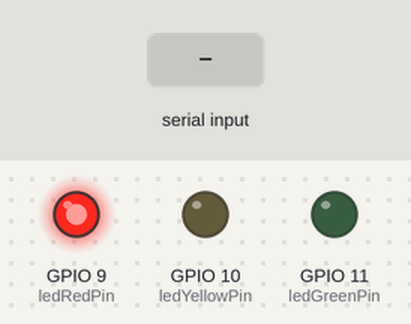
Bench run of a sketch on a simulated ESP32-S3. Shown: output pins drawn as LEDs (lit = HIGH). The inputs (shaded band) are chosen by the test bench. Nothing arrives over Bluetooth unless stated; what the sketch prints to the serial monitor is not drawn.

Above: at 1.2 s.
1.3 s: "A" received over the second serial link
At 2.1 s:
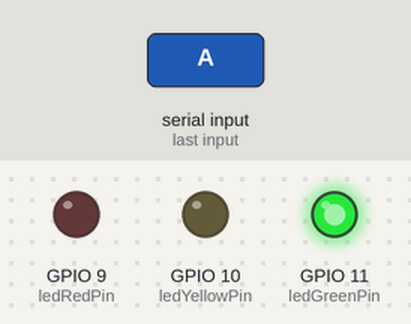
3.8 s: "1" received over the second serial link
5.3 s: "2" received over Serial
At 6.1 s:
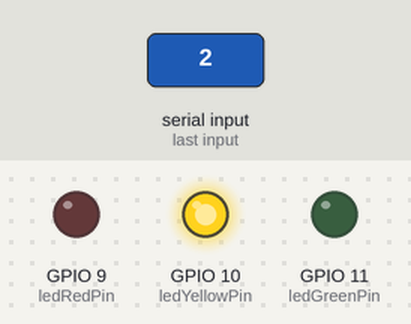
7.8 s: "3" received over Serial
At 8.6 s:
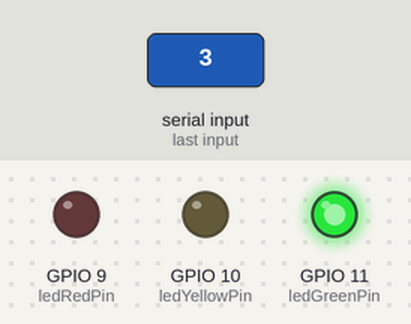
10.3 s: "2" received over Serial
At 12.0 s:
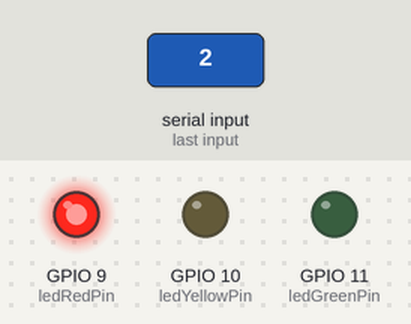
Timing chart, 0 to 12.8 s (numbered marks = the images above; inputs shaded):
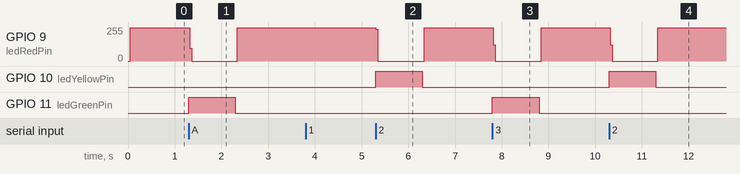

Measured:
- after the input at 1.3 s, GPIO 9 (ledRedPin): 251/255 → 0/255 at once, → 251/255 1.0 s later; GPIO 11 (ledGreenPin): LOW → HIGH at once, → LOW 1.0 s later
- after the input at 5.3 s, GPIO 9 (ledRedPin): 251/255 → 0/255 at once, → 251/255 1.0 s later; GPIO 10 (ledYellowPin): LOW → HIGH at once, → LOW 1.0 s later
- after the input at 7.8 s, GPIO 9 (ledRedPin): 251/255 → 0/255 at once, → 251/255 1.0 s later; GPIO 11 (ledGreenPin): LOW → HIGH at once, → LOW 1.0 s later
- after the input at 10.3 s, GPIO 9 (ledRedPin): 251/255 → 0/255 at once, → 251/255 1.0 s later; GPIO 10 (ledYellowPin): LOW → HIGH at once, → LOW 1.0 s later

The sketch:

ESP32_LED_output.ino
```cpp
#include "BluetoothSerial.h"

String device_name = "ESP32-BT-Slave";

// Check if Bluetooth is available
#if !defined(CONFIG_BT_ENABLED) || !defined(CONFIG_BLUEDROID_ENABLED)
#error Bluetooth is not enabled! Please run `make menuconfig` to and enable it
#endif

// Check Serial Port Profile
#if !defined(CONFIG_BT_SPP_ENABLED)
#error Serial Port Profile for Bluetooth is not available or not enabled. It is only available for the ESP32 chip.
#endif

BluetoothSerial BTSerial;

// LED 핀 설정
const int ledRedPin = 9;
const int ledYellowPin = 10;
const int ledGreenPin = 11;
char receivedChar;

void setup() {
  // 시리얼 통신 시작
  Serial.begin(115200);
  BTSerial.begin(device_name);  //Bluetooth device name
  //BTSerial.deleteAllBondedDevices(); // Uncomment this to delete paired devices; Must be called after begin
  Serial.printf("The device with name \"%s\" is started.\nNow you can pair it with Bluetooth!\n", device_name.c_str());

  // LED 핀 출력 모드 설정
  pinMode(ledRedPin, OUTPUT);
  pinMode(ledYellowPin, OUTPUT);
  pinMode(ledGreenPin, OUTPUT);

  Serial.println("Bluetooth 연결 대기 중...");
}

void loop() {
  // 블루투스 모듈에서 데이터를 수신하면
  if (BTSerial.available()) {
    char received = BTSerial.read();        // 데이터를 한 글자씩 읽어옴
    Serial.print("수신된 데이터: ");
    Serial.println(received);
    LedON(ledYellowPin);                    // 블루투스 연결 상태이면 yellow


    // 특정 문자가 수신되면 LED를 켬
    if (received == 'A') {                  // 'C'를 수신하면 연결이 성공한 것으로 간주
      LedON(ledGreenPin);                   // A 받으면 green
      delay(1000);                          // 1초 동안 LED 유지
      digitalWrite(ledGreenPin, LOW);       // LED 끄기
      Serial.println("Bluetooth 연결 성공, 1초 동안 LED가 켜졌다가 꺼졌습니다.");
    }
  }
  else{
    LedON(ledRedPin);                       // 연결안되면 red
  }

  //  ====== DEBUG ======
  if (Serial.available()){
    char c = Serial.read();
    if(c == '1'){
      LedON(ledRedPin);
      delay(1000);
    }else if(c == '2'){
      LedON(ledYellowPin);
      delay(1000);
    }else if(c == '3'){
      LedON(ledGreenPin);
      delay(1000);
    }
  }
}

void LedON(int pinNum){
  digitalWrite(ledRedPin, LOW); // ledRedPin 끄기
  digitalWrite(ledYellowPin, LOW); // ledYellowPin 끄기
  digitalWrite(ledGreenPin, LOW); // ledGreenPin 끄기

  digitalWrite(pinNum, HIGH); // LED 켜기
}
```
